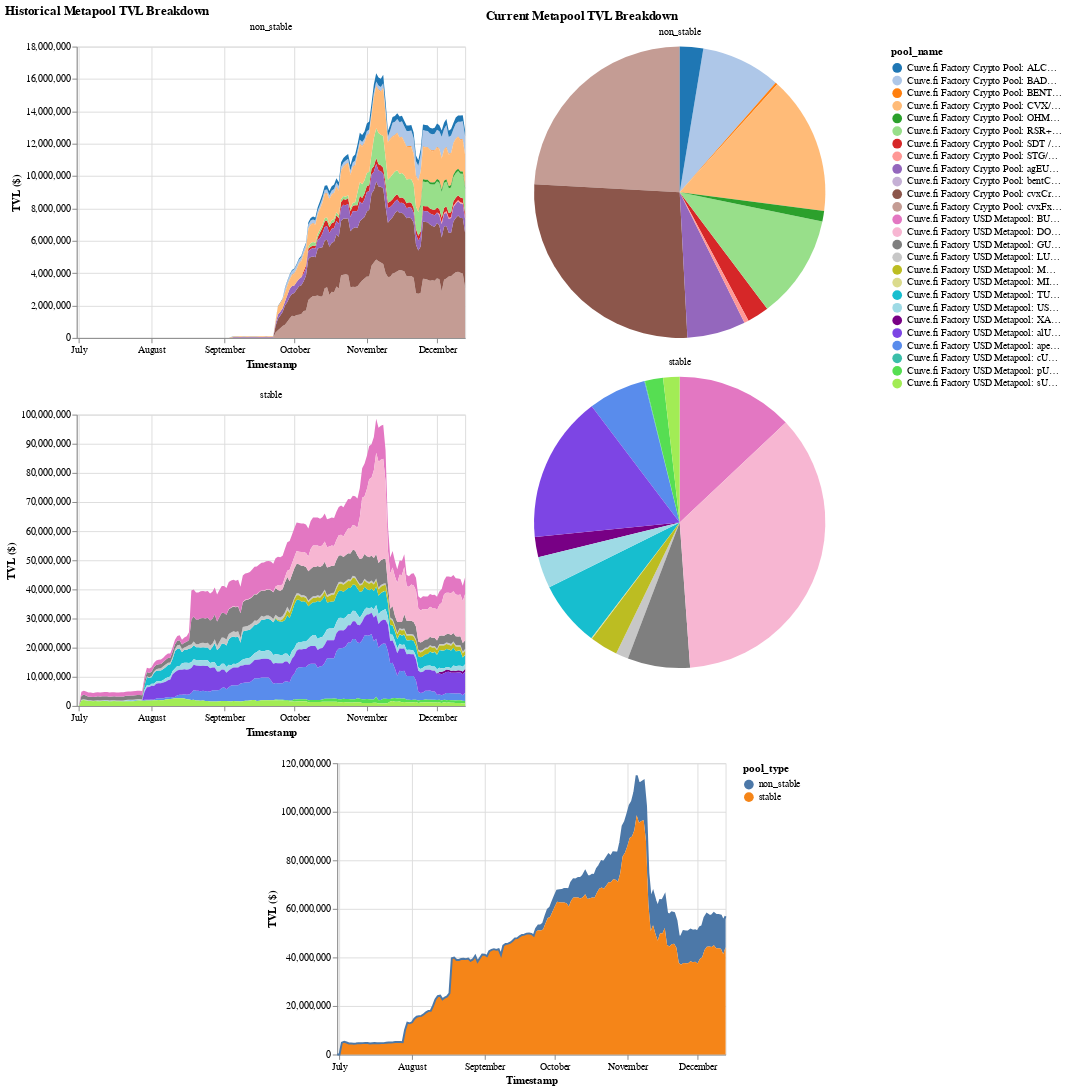

Notebook code for this chart:
### Code cell
mpool_addrs = df_pools.loc[df_pools.pool_fraxbp_metapool == True].pool_address.unique()
df_tvl = (
    # Get share of non crvFRAX in each of the metapools 
    df_reserves.loc[
        df_reserves.pool_address.isin(mpool_addrs) & (df_reserves.pool_coin_address != ADDRESS_CRVFRAX)
    ]
    .merge(df_pools[['pool_address', 'pool_type', 'pool_name']], how='left', on='pool_address')
)

x = alt.X("date:T", axis=alt.Axis(title="Timestamp"))
color = alt.Color("pool_name:N", scale=alt.Scale(range=colors_28))
facet = alt.Facet('pool_type:N', columns=1, header=alt.Header(title=None, labels=False))

# Charts 
chart_tvl_type_breakdown = (
    alt.Chart(df_tvl)
    .transform_aggregate(groupby=['date', 'pool_type'], tvl_pool_type="sum(reserves_usd)")
    .transform_joinaggregate(groupby=['date'], tvl_total="sum(tvl_pool_type)")
    .encode(
        x=x, 
        tooltip=[
            "date:T", 
            "pool_type:N",
            alt.Tooltip("tvl_pool_type:Q", format="$,d"), 
            alt.Tooltip("tvl_total:Q", format="$,d")
        ]
    )
)
chart_tvl_type_breakdown_area = (
    chart_tvl_type_breakdown
    .mark_area()
    .encode(
        y=alt.Y("tvl_pool_type:Q", axis=alt.Axis(title="TVL ($)")), 
        color="pool_type:N",
    )
)
chart_tvl_type_breakdown_line = (
    chart_tvl_type_breakdown
    .mark_line()
    .encode(y="tvl_total:Q")
)

alt.vconcat(
    alt.hconcat(
        (
            alt.Chart(df_tvl)
            .mark_area()
            .encode(
                x=x,
                y=alt.Y("reserves_usd:Q", axis=alt.Axis(title="TVL ($)")), 
                facet=facet, 
                color=color, 
                tooltip=[
                    "date:T", 
                    "pool_name:N", 
                    alt.Tooltip("reserves_usd:Q", format="$,d")
                ]
            )
            .resolve_scale(y="independent").resolve_axis("independent")
            .properties(title="Historical Metapool TVL Breakdown")
        ), 
        (
            alt.Chart(
                df_tvl.loc[df_tvl.date == df_tvl.date.max()]
            )
            .mark_arc()
            .encode(
                theta="reserves_usd:Q", 
                color=color, 
                facet=facet, 
                tooltip=[
                    "pool_name:N", 
                    alt.Tooltip("reserves_usd:Q", format="$,d", title="TVL"),
                ] 
            )
            .resolve_scale(theta="independent")
            .properties(title="Current Metapool TVL Breakdown")
        )
    ),
    alt.layer(chart_tvl_type_breakdown_area, chart_tvl_type_breakdown_line), 
    center=True
).resolve_legend(color="independent").resolve_scale(color="independent")

### Figure 1 — Vega-Lite specification as saved in the notebook (floating-point values rounded to 4 significant figures; data arrays with more than 128 entries replaced by an {"elided": "..."} marker saying what was removed)
{"config": {"view": {"continuousWidth": 400, "continuousHeight": 300}}, "vconcat": [{"hconcat": [{"data": {"name": "data-ce025a8e49ab65a8e2d9c3c15a6707e0"}, "mark": "area", "encoding": {"color": {"field": "pool_name", "scale": {"range": ["#1F77B4", "#AEC7E8", "#FF7F0E", "#FFBB78", "#2CA02C", "#98DF8A", "#D62728", "#FF9896", "#9467BD", "#C5B0D5", "#8C564B", "#C49C94", "#E377C2", "#F7B6D2", "#7F7F7F", "#C7C7C7", "#BCBD22", "#DBDB8D", "#17BECF", "#9EDAE5", "#780085", "#7D45E4", "#598CEC", "#3BBEA9", "#56DE52", "#A2EC55", "#DCDD5C", "#F9965B"]}, "type": "nominal"}, "facet": {"columns": 1, "field": "pool_type", "header": {"labels": false, "title": null}, "type": "nominal"}, "tooltip": [{"field": "date", "type": "temporal"}, {"field": "pool_name", "type": "nominal"}, {"field": "reserves_usd", "format": "$,d", "type": "quantitative"}], "x": {"axis": {"title": "Timestamp"}, "field": "date", "type": "temporal"}, "y": {"axis": {"title": "TVL ($)"}, "field": "reserves_usd", "type": "quantitative"}}, "resolve": {"axis": {"x": "independent"}, "scale": {"y": "independent"}}, "title": "Historical Metapool TVL Breakdown"}, {"data": {"name": "data-a15a10216fe32c528ad950a8155a8d1f"}, "mark": "arc", "encoding": {"color": {"field": "pool_name", "scale": {"range": ["#1F77B4", "#AEC7E8", "#FF7F0E", "#FFBB78", "#2CA02C", "#98DF8A", "#D62728", "#FF9896", "#9467BD", "#C5B0D5", "#8C564B", "#C49C94", "#E377C2", "#F7B6D2", "#7F7F7F", "#C7C7C7", "#BCBD22", "#DBDB8D", "#17BECF", "#9EDAE5", "#780085", "#7D45E4", "#598CEC", "#3BBEA9", "#56DE52", "#A2EC55", "#DCDD5C", "#F9965B"]}, "type": "nominal"}, "facet": {"columns": 1, "field": "pool_type", "header": {"labels": false, "title": null}, "type": "nominal"}, "theta": {"field": "reserves_usd", "type": "quantitative"}, "tooltip": [{"field": "pool_name", "type": "nominal"}, {"field": "reserves_usd", "format": "$,d", "title": "TVL", "type": "quantitative"}]}, "resolve": {"scale": {"theta": "independent"}}, "title": "Current Metapool TVL Breakdown"}]}, {"layer": [{"mark": "area", "encoding": {"color": {"field": "pool_type", "type": "nominal"}, "tooltip": [{"field": "date", "type": "temporal"}, {"field": "pool_type", "type": "nominal"}, {"field": "tvl_pool_type", "format": "$,d", "type": "quantitative"}, {"field": "tvl_total", "format": "$,d", "type": "quantitative"}], "x": {"axis": {"title": "Timestamp"}, "field": "date", "type": "temporal"}, "y": {"axis": {"title": "TVL ($)"}, "field": "tvl_pool_type", "type": "quantitative"}}, "transform": [{"aggregate": [{"op": "sum", "field": "reserves_usd", "as": "tvl_pool_type"}], "groupby": ["date", "pool_type"]}, {"joinaggregate": [{"op": "sum", "field": "tvl_pool_type", "as": "tvl_total"}], "groupby": ["date"]}]}, {"mark": "line", "encoding": {"tooltip": [{"field": "date", "type": "temporal"}, {"field": "pool_type", "type": "nominal"}, {"field": "tvl_pool_type", "format": "$,d", "type": "quantitative"}, {"field": "tvl_total", "format": "$,d", "type": "quantitative"}], "x": {"axis": {"title": "Timestamp"}, "field": "date", "type": "temporal"}, "y": {"field": "tvl_total", "type": "quantitative"}}, "transform": [{"aggregate": [{"op": "sum", "field": "reserves_usd", "as": "tvl_pool_type"}], "groupby": ["date", "pool_type"]}, {"joinaggregate": [{"op": "sum", "field": "tvl_pool_type", "as": "tvl_total"}], "groupby": ["date"]}]}], "data": {"name": "data-ce025a8e49ab65a8e2d9c3c15a6707e0"}}], "center": true, "resolve": {"legend": {"color": "independent"}, "scale": {"color": "independent"}}, "$schema": "https://vega.github.io/schema/vega-lite/v4.17.0.json", "datasets": {"data-ce025a8e49ab65a8e2d9c3c15a6707e0": {"elided": "2810 records"}, "data-a15a10216fe32c528ad950a8155a8d1f": [{"date": "2022-12-13T00:00:00", "pool_address": "0x02dfa5c793a9ce4d767a86259245a162a57f2db4", "pool_coin_address": "0x9e0441e084f5db0606565737158aa6ab6b970fe0", "pool_coin_name": "bentCVX", "reserves": 46.46, "reserves_usd": 0.0, "reserves_coin_price_usd": 0.0, "pool_type": "non_stable", "pool_name": "Curve.fi Factory Crypto Pool: bentCVX/FraxBP"}, {"date": "2022-12-13T00:00:00", "pool_address": "0x04b727c7e246ca70d496ecf52e6b6280f3c8077d", "pool_coin_address": "0xff709449528b6fb6b88f557f7d93dece33bca78d", "pool_coin_name": "ApeUSD", "reserves": 2835000.0, "reserves_usd": 2834000.0, "reserves_coin_price_usd": 0.9995, "pool_type": "stable", "pool_name": "Curve.fi Factory USD Metapool: apeUSDFRAXBP"}, {"date": "2022-12-13T00:00:00", "pool_address": "0x13b876c26ad6d21cb87ae459eaf6d7a1b788a113", "pool_coin_address": "0x3472a5a71965499acd81997a54bba8d852c6e53d", "pool_coin_name": "BADGER", "reserves": 529700.0, "reserves_usd": 1133000.0, "reserves_coin_price_usd": 2.138, "pool_type": "non_stable", "pool_name": "Curve.fi Factory Crypto Pool: BADGER/FRAXBP"}, {"date": "2022-12-13T00:00:00", "pool_address": "0x21d158d95c2e150e144c36fc64e3653b8d6c6267", "pool_coin_address": "0xfeef77d3f69374f66429c91d732a244f074bdf74", "pool_coin_name": "cvxFXS", "reserves": 599400.0, "reserves_usd": 3086000.0, "reserves_coin_price_usd": 5.148, "pool_type": "non_stable", "pool_name": "Curve.fi Factory Crypto Pool: cvxFxs/FraxBP"}, {"date": "2022-12-13T00:00:00", "pool_address": "0x31c325a01861c7dbd331a9270296a31296d797a0", "pool_coin_address": "0x62b9c7356a2dc64a1969e19c23e4f579f9810aa7", "pool_coin_name": "cvxCRV", "reserves": 5922000.0, "reserves_usd": 3419000.0, "reserves_coin_price_usd": 0.5773, "pool_type": "non_stable", "pool_name": "Curve.fi Factory Crypto Pool: cvxCrv/FraxBP"}, {"date": "2022-12-13T00:00:00", "pool_address": "0x326290a1b0004eee78fa6ed4f1d8f4b2523ab669", "pool_coin_address": "0xd7c9f0e536dc865ae858b0c0453fe76d13c3beac", "pool_coin_name": "XAI", "reserves": 981700.0, "reserves_usd": 987000.0, "reserves_coin_price_usd": 1.005, "pool_type": "stable", "pool_name": "Curve.fi Factory USD Metapool: XAI/FRAXBP"}, {"date": "2022-12-13T00:00:00", "pool_address": "0x33baeda08b8afacc4d3d07cf31d49fc1f1f3e893", "pool_coin_address": "0x0000000000085d4780b73119b644ae5ecd22b376", "pool_coin_name": "TUSD", "reserves": 3225000.0, "reserves_usd": 3223000.0, "reserves_coin_price_usd": 0.9992, "pool_type": "stable", "pool_name": "Curve.fi Factory USD Metapool: TUSDFRAXBP"}, {"date": "2022-12-13T00:00:00", "pool_address": "0x3e3c6c7db23cddef80b694679aaf1bcd9517d0ae", "pool_coin_address": "0x73968b9a57c6e53d41345fd57a6e6ae27d6cdb2f", "pool_coin_name": "SDT", "reserves": 990300.0, "reserves_usd": 311000.0, "reserves_coin_price_usd": 0.3141, "pool_type": "non_stable", "pool_name": "Curve.fi Factory Crypto Pool: SDT / FRAXBP"}, {"date": "2022-12-13T00:00:00", "pool_address": "0x4149d1038575ce235e03e03b39487a80fd709d31", "pool_coin_address": "0xdbdb4d16eda451d0503b854cf79d55697f90c8df", "pool_coin_name": "ALCX", "reserves": 19530.0, "reserves_usd": 332500.0, "reserves_coin_price_usd": 17.02, "pool_type": "non_stable", "pool_name": "Curve.fi Factory Crypto Pool: ALCX/FraxBP"}, {"date": "2022-12-13T00:00:00", "pool_address": "0x4606326b4db89373f5377c316d3b0f6e55bc6a20", "pool_coin_address": "0x0c10bf8fcb7bf5412187a595ab97a3609160b5c6", "pool_coin_name": "USDD", "reserves": 1578000.0, "reserves_usd": 1539000.0, "reserves_coin_price_usd": 0.9753, "pool_type": "stable", "pool_name": "Curve.fi Factory USD Metapool: USDDFRAXBP"}, {"date": "2022-12-13T00:00:00", "pool_address": "0x497ce58f34605b9944e6b15ecafe6b001206fd25", "pool_coin_address": "0x5f98805a4e8be255a32880fdec7f6728c6568ba0", "pool_coin_name": "LUSD", "reserves": 596300.0, "reserves_usd": 616900.0, "reserves_coin_price_usd": 1.035, "pool_type": "stable", "pool_name": "Curve.fi Factory USD Metapool: LUSDFRAXBP"}, {"date": "2022-12-13T00:00:00", "pool_address": "0x4e43151b78b5fbb16298c1161fcbf7531d5f8d93", "pool_coin_address": "0x056fd409e1d7a124bd7017459dfea2f387b6d5cd", "pool_coin_name": "GUSD", "reserves": 3060000.0, "reserves_usd": 3059000.0, "reserves_coin_price_usd": 0.9995, "pool_type": "stable", "pool_name": "Curve.fi Factory USD Metapool: GUSDFRAXBP"}, {"date": "2022-12-13T00:00:00", "pool_address": "0x58257e4291f95165184b4bea7793a1d6f8e7b627", "pool_coin_address": "0x1a7e4e63778b4f12a199c062f3efdd288afcbce8", "pool_coin_name": "agEUR", "reserves": 778700.0, "reserves_usd": 830500.0, "reserves_coin_price_usd": 1.067, "pool_type": "non_stable", "pool_name": "Curve.fi Factory Crypto Pool: agEUR/FRAXBP"}, {"date": "2022-12-13T00:00:00", "pool_address": "0x66e335622ad7a6c9c72c98dbfcce684996a20ef9", "pool_coin_address": "0x8d6cebd76f18e1558d4db88138e2defb3909fad6", "pool_coin_name": "MAI", "reserves": 1385000.0, "reserves_usd": 1372000.0, "reserves_coin_price_usd": 0.9905, "pool_type": "stable", "pool_name": "Curve.fi Factory USD Metapool: MAI+FRAXBP"}, {"date": "2022-12-13T00:00:00", "pool_address": "0x6a6283ab6e31c2aec3fa08697a8f806b740660b2", "pool_coin_address": "0x320623b8e4ff03373931769a31fc52a4e78b5d70", "pool_coin_name": "RSR", "reserves": 367200000.0, "reserves_usd": 1473000.0, "reserves_coin_price_usd": 0.004011, "pool_type": "non_stable", "pool_name": "Curve.fi Factory Crypto Pool: RSR+FRAX/USDC (FRAXBP)"}, {"date": "2022-12-13T00:00:00", "pool_address": "0x825722af244432319c1e32b6b18aded2d4a014df", "pool_coin_address": "0x01597e397605bf280674bf292623460b4204c375", "pool_coin_name": "BENT", "reserves": 308100.0, "reserves_usd": 32370.0, "reserves_coin_price_usd": 0.1051, "pool_type": "non_stable", "pool_name": "Curve.fi Factory Crypto Pool: BENT/FraxBP"}, {"date": "2022-12-13T00:00:00", "pool_address": "0x867fe27fc2462cff8890b54dfd64e6d42a9d1ac8", "pool_coin_address": "0xaf5191b0de278c7286d6c7cc6ab6bb8a73ba2cd6", "pool_coin_name": "STG", "reserves": 105100.0, "reserves_usd": 63150.0, "reserves_coin_price_usd": 0.6009, "pool_type": "non_stable", "pool_name": "Curve.fi Factory Crypto Pool: STG/FRAX-USDC"}, {"date": "2022-12-13T00:00:00", "pool_address": "0x8fdb0bb9365a46b145db80d0b1c5c5e979c84190", "pool_coin_address": "0x4fabb145d64652a948d72533023f6e7a623c7c53", "pool_coin_name": "BUSD", "reserves": 5742000.0, "reserves_usd": 5736000.0, "reserves_coin_price_usd": 0.9989, "pool_type": "stable", "pool_name": "Curve.fi Factory USD Metapool: BUSDFRAXBP"}, {"date": "2022-12-13T00:00:00", "pool_address": "0xa500cd4e520682e1b1113e1055d55bacead61122", "pool_coin_address": "0xc22956c3cfec3ee9a9925abee044f05bc47f6632", "pool_coin_name": "cUSD", "reserves": 33000.0, "reserves_usd": 33010.0, "reserves_coin_price_usd": 1.0, "pool_type": "stable", "pool_name": "Curve.fi Factory USD Metapool: cUSD/FRAXBP"}, {"date": "2022-12-13T00:00:00", "pool_address": "0xb30da2376f63de30b42dc055c93fa474f31330a5", "pool_coin_address": "0xbc6da0fe9ad5f3b0d58160288917aa56653660e9", "pool_coin_name": "alUSD", "reserves": 7255000.0, "reserves_usd": 7193000.0, "reserves_coin_price_usd": 0.9914, "pool_type": "stable", "pool_name": "Curve.fi Factory USD Metapool: alUSDFRAXBP"}, {"date": "2022-12-13T00:00:00", "pool_address": "0xb3bc1833ac51aacea92acd551fbe1ab7edc59edf", "pool_coin_address": "0x99d8a9c45b2eca8864373a26d1459e3dff1e17f3", "pool_coin_name": "MIM", "reserves": 35580.0, "reserves_usd": 35550.0, "reserves_coin_price_usd": 0.999, "pool_type": "stable", "pool_name": "Curve.fi Factory USD Metapool: MIMFRAXBP"}, {"date": "2022-12-13T00:00:00", "pool_address": "0xbec570d92afb7ffc553bdd9d4b4638121000b10d", "pool_coin_address": "0x4e3fbd56cd56c3e72c1403e103b45db9da5b9d2b", "pool_coin_name": "CVX", "reserves": 504700.0, "reserves_usd": 1964000.0, "reserves_coin_price_usd": 3.891, "pool_type": "non_stable", "pool_name": "Curve.fi Factory Crypto Pool: CVX/FraxBP"}, {"date": "2022-12-13T00:00:00", "pool_address": "0xc47ebd6c0f68fd5963005d28d0ba533750e5c11b", "pool_coin_address": "0x466a756e9a7401b5e2444a3fcb3c2c12fbea0a54", "pool_coin_name": "PUSd", "reserves": 927300.0, "reserves_usd": 886900.0, "reserves_coin_price_usd": 0.9564, "pool_type": "stable", "pool_name": "Curve.fi Factory USD Metapool: pUSDFRAXBP"}, {"date": "2022-12-13T00:00:00", "pool_address": "0xe3c190c57b5959ae62efe3b6797058b76ba2f5ef", "pool_coin_address": "0x57ab1ec28d129707052df4df418d58a2d46d5f51", "pool_coin_name": "sUSD", "reserves": 801200.0, "reserves_usd": 805100.0, "reserves_coin_price_usd": 1.005, "pool_type": "stable", "pool_name": "Curve.fi Factory USD Metapool: sUSDFRAXBP"}, {"date": "2022-12-13T00:00:00", "pool_address": "0xe57180685e3348589e9521aa53af0bcd497e884d", "pool_coin_address": "0x865377367054516e17014ccded1e7d814edc9ce4", "pool_coin_name": "DOLA", "reserves": 15890000.0, "reserves_usd": 15840000.0, "reserves_coin_price_usd": 0.9968, "pool_type": "stable", "pool_name": "Curve.fi Factory USD Metapool: DOLA/FRAXBP"}, {"date": "2022-12-13T00:00:00", "pool_address": "0xfc1e8bf3e81383ef07be24c3fd146745719de48d", "pool_coin_address": "0x64aa3364f17a4d01c6f1751fd97c2bd3d7e7f1d5", "pool_coin_name": "OHM", "reserves": 15050.0, "reserves_usd": 149800.0, "reserves_coin_price_usd": 9.95, "pool_type": "non_stable", "pool_name": "Curve.fi Factory Crypto Pool: OHM/FRAXBP"}]}}
